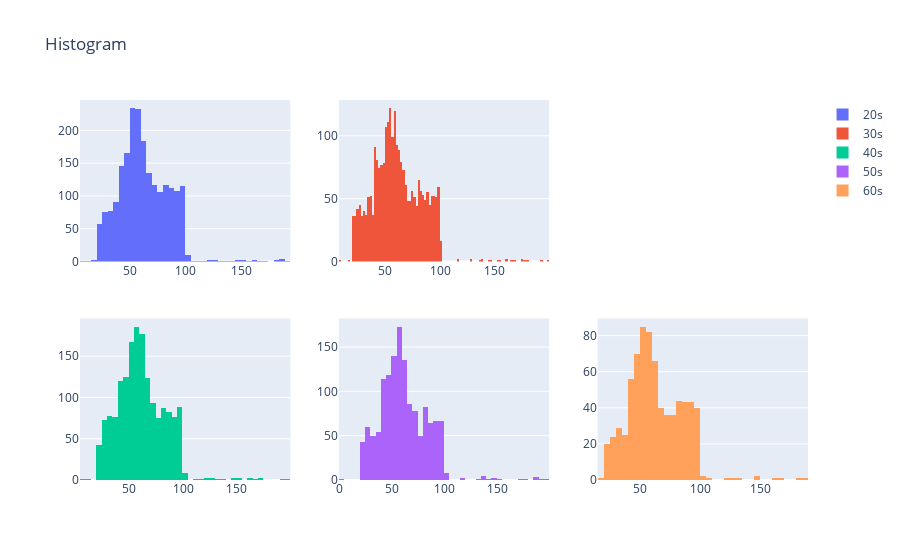

The code cell stored with this chart in its notebook:
### Code cell
from plotly.subplots import make_subplots    # 자리 할당

fig = make_subplots(rows = 2, cols = 3)

box = []
for i in sorted(df20["AgeGroup"].unique()):
    box.append(go.Histogram(x = df20[df20["AgeGroup"] == i]["Quantity"],         # 각 나이대별로 히스토그램 넣어놓음
                            name = i))
    
fig.append_trace(box[0], 1, 1)    # 1행 1열 자리에 box[0]의 히스토그램 그린다
fig.append_trace(box[1], 1, 2)
fig.append_trace(box[2], 2, 1)
fig.append_trace(box[3], 2, 2)
fig.append_trace(box[4], 2, 3)      # 3행으로는 안되는듯?
fig.update_layout(title = "Histogram")
fig.show()

### Figure 1 — Plotly figure (JSON) as saved in the notebook; plotly's stock layout.template omitted (floating-point values rounded to 4 significant figures; data arrays with more than 128 entries replaced by an {"elided": "..."} marker saying what was removed)
{"data": [{"name": "20s", "type": "histogram", "x": {"elided": "2114 int values"}, "xaxis": "x", "yaxis": "y"}, {"name": "30s", "type": "histogram", "x": {"elided": "2592 int values"}, "xaxis": "x2", "yaxis": "y2"}, {"name": "40s", "type": "histogram", "x": {"elided": "1702 int values"}, "xaxis": "x4", "yaxis": "y4"}, {"name": "50s", "type": "histogram", "x": {"elided": "1407 int values"}, "xaxis": "x5", "yaxis": "y5"}, {"name": "60s", "type": "histogram", "x": {"elided": "752 int values"}, "xaxis": "x6", "yaxis": "y6"}], "layout": {"autosize": true, "title": {"text": "Histogram"}, "xaxis": {"anchor": "y", "autorange": true, "domain": [0, 0.2889], "range": [4.5, 194.5], "type": "linear"}, "xaxis2": {"anchor": "y2", "autorange": true, "domain": [0.3556, 0.6444], "range": [7.5, 199.5], "type": "linear"}, "xaxis3": {"anchor": "y3", "domain": [0.7111, 1]}, "xaxis4": {"anchor": "y4", "autorange": true, "domain": [0, 0.2889], "range": [4.5, 199.5], "type": "linear"}, "xaxis5": {"anchor": "y5", "autorange": true, "domain": [0.3556, 0.6444], "range": [-0.5, 199.5], "type": "linear"}, "xaxis6": {"anchor": "y6", "autorange": true, "domain": [0.7111, 1], "range": [14.5, 189.5], "type": "linear"}, "yaxis": {"anchor": "x", "autorange": true, "domain": [0.575, 1], "range": [0, 246.3]}, "yaxis2": {"anchor": "x2", "autorange": true, "domain": [0.575, 1], "range": [0, 128.4]}, "yaxis3": {"anchor": "x3", "domain": [0.575, 1]}, "yaxis4": {"anchor": "x4", "autorange": true, "domain": [0, 0.425], "range": [0, 195.8]}, "yaxis5": {"anchor": "x5", "autorange": true, "domain": [0, 0.425], "range": [0, 182.1]}, "yaxis6": {"anchor": "x6", "autorange": true, "domain": [0, 0.425], "range": [0, 89.47]}}}
